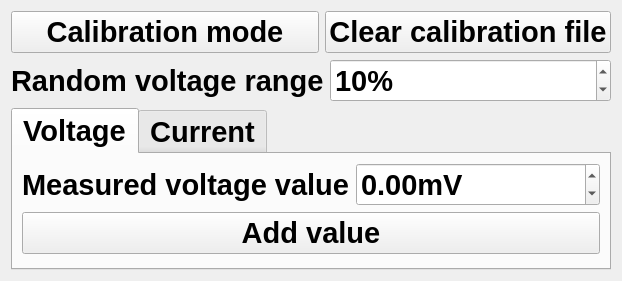
<?xml version="1.0" encoding="UTF-8"?>
<ui version="4.0">
 <class>CalibrationWnd</class>
 <widget class="QWidget" name="CalibrationWnd">
  <property name="geometry">
   <rect>
    <x>0</x>
    <y>0</y>
    <width>622</width>
    <height>281</height>
   </rect>
  </property>
  <property name="font">
   <font>
    <pointsize>22</pointsize>
    <weight>75</weight>
    <bold>true</bold>
   </font>
  </property>
  <property name="windowTitle">
   <string>Calibration</string>
  </property>
  <property name="locale">
   <locale language="C" country="AnyCountry"/>
  </property>
  <layout class="QVBoxLayout" name="verticalLayout">
   <item>
    <layout class="QHBoxLayout" name="horizontalLayout_2" stretch="2,1">
     <item>
      <widget class="QPushButton" name="mode">
       <property name="text">
        <string>Calibration mode</string>
       </property>
       <property name="checkable">
        <bool>true</bool>
       </property>
      </widget>
     </item>
     <item>
      <widget class="QPushButton" name="clearFileBtn">
       <property name="text">
        <string>Clear calibration file</string>
       </property>
      </widget>
     </item>
    </layout>
   </item>
   <item>
    <layout class="QHBoxLayout" name="horizontalLayout">
     <item>
      <widget class="QLabel" name="label">
       <property name="text">
        <string>Random voltage range</string>
       </property>
      </widget>
     </item>
     <item>
      <widget class="QSpinBox" name="voltRange">
       <property name="suffix">
        <string>%</string>
       </property>
       <property name="minimum">
        <number>1</number>
       </property>
       <property name="maximum">
        <number>100</number>
       </property>
       <property name="singleStep">
        <number>10</number>
       </property>
       <property name="value">
        <number>10</number>
       </property>
      </widget>
     </item>
    </layout>
   </item>
   <item>
    <widget class="QTabWidget" name="panel">
     <property name="currentIndex">
      <number>0</number>
     </property>
     <widget class="QWidget" name="tab">
      <attribute name="title">
       <string>Voltage</string>
      </attribute>
      <layout class="QGridLayout" name="gridLayout">
       <item row="1" column="0">
        <widget class="QLabel" name="label_2">
         <property name="text">
          <string>Measured voltage value</string>
         </property>
        </widget>
       </item>
       <item row="1" column="1">
        <widget class="QDoubleSpinBox" name="voltValue">
         <property name="suffix">
          <string>mV</string>
         </property>
         <property name="decimals">
          <number>2</number>
         </property>
         <property name="minimum">
          <double>-15000.000000000000000</double>
         </property>
         <property name="maximum">
          <double>15000.000000000000000</double>
         </property>
        </widget>
       </item>
       <item row="2" column="0" colspan="2">
        <widget class="QPushButton" name="addVolt">
         <property name="text">
          <string>Add value</string>
         </property>
        </widget>
       </item>
       <item row="3" column="0">
        <spacer name="verticalSpacer">
         <property name="orientation">
          <enum>Qt::Vertical</enum>
         </property>
         <property name="sizeHint" stdset="0">
          <size>
           <width>20</width>
           <height>11</height>
          </size>
         </property>
        </spacer>
       </item>
      </layout>
     </widget>
     <widget class="QWidget" name="tab_2">
      <attribute name="title">
       <string>Current</string>
      </attribute>
      <layout class="QGridLayout" name="gridLayout_2">
       <item row="0" column="0">
        <widget class="QLabel" name="label_3">
         <property name="text">
          <string>Measured current value</string>
         </property>
        </widget>
       </item>
       <item row="0" column="1">
        <widget class="QDoubleSpinBox" name="currValue">
         <property name="suffix">
          <string>mA</string>
         </property>
         <property name="decimals">
          <number>4</number>
         </property>
         <property name="minimum">
          <double>-100.000000000000000</double>
         </property>
         <property name="maximum">
          <double>100.000000000000000</double>
         </property>
        </widget>
       </item>
       <item row="1" column="0" colspan="2">
        <widget class="QPushButton" name="addCurr">
         <property name="text">
          <string>Add value</string>
         </property>
        </widget>
       </item>
       <item row="2" column="0" colspan="2">
        <spacer name="verticalSpacer_2">
         <property name="orientation">
          <enum>Qt::Vertical</enum>
         </property>
         <property name="sizeHint" stdset="0">
          <size>
           <width>20</width>
           <height>11</height>
          </size>
         </property>
        </spacer>
       </item>
      </layout>
     </widget>
    </widget>
   </item>
  </layout>
 </widget>
 <resources/>
 <connections/>
</ui>
